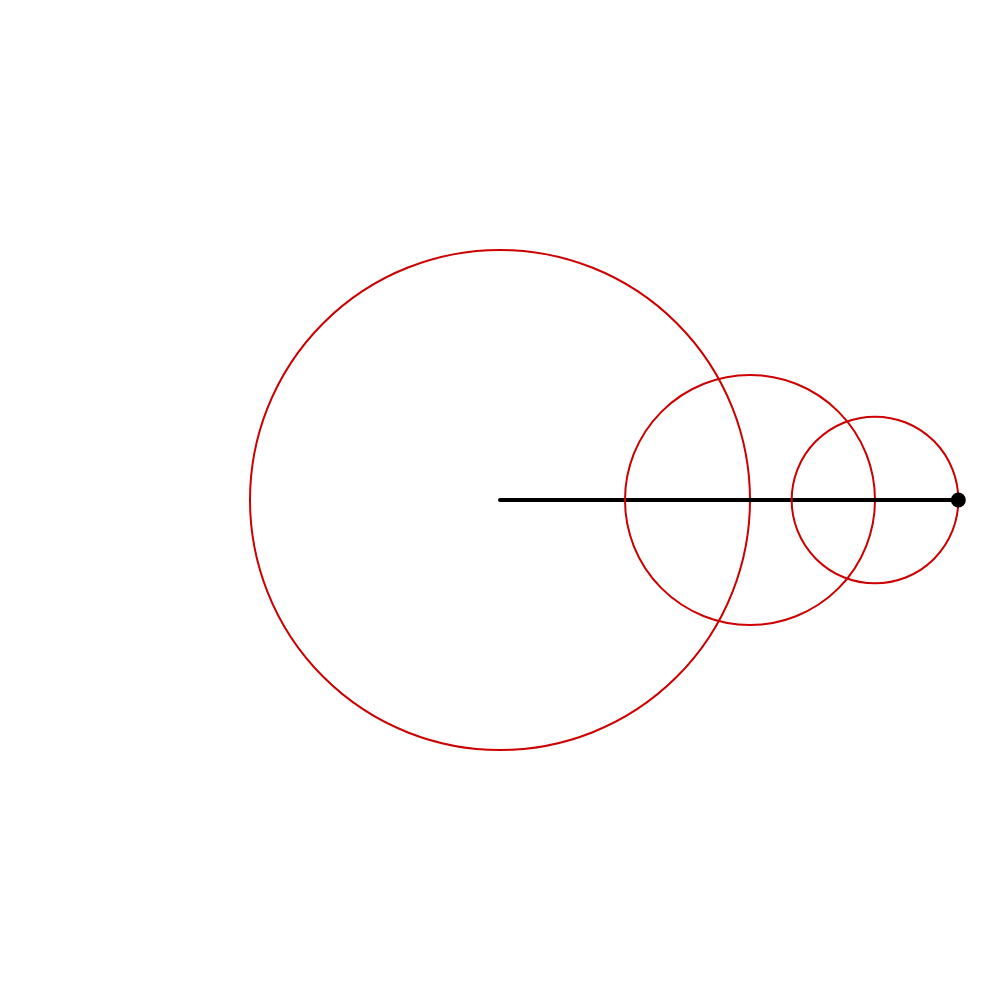
Frame 1 (no input)
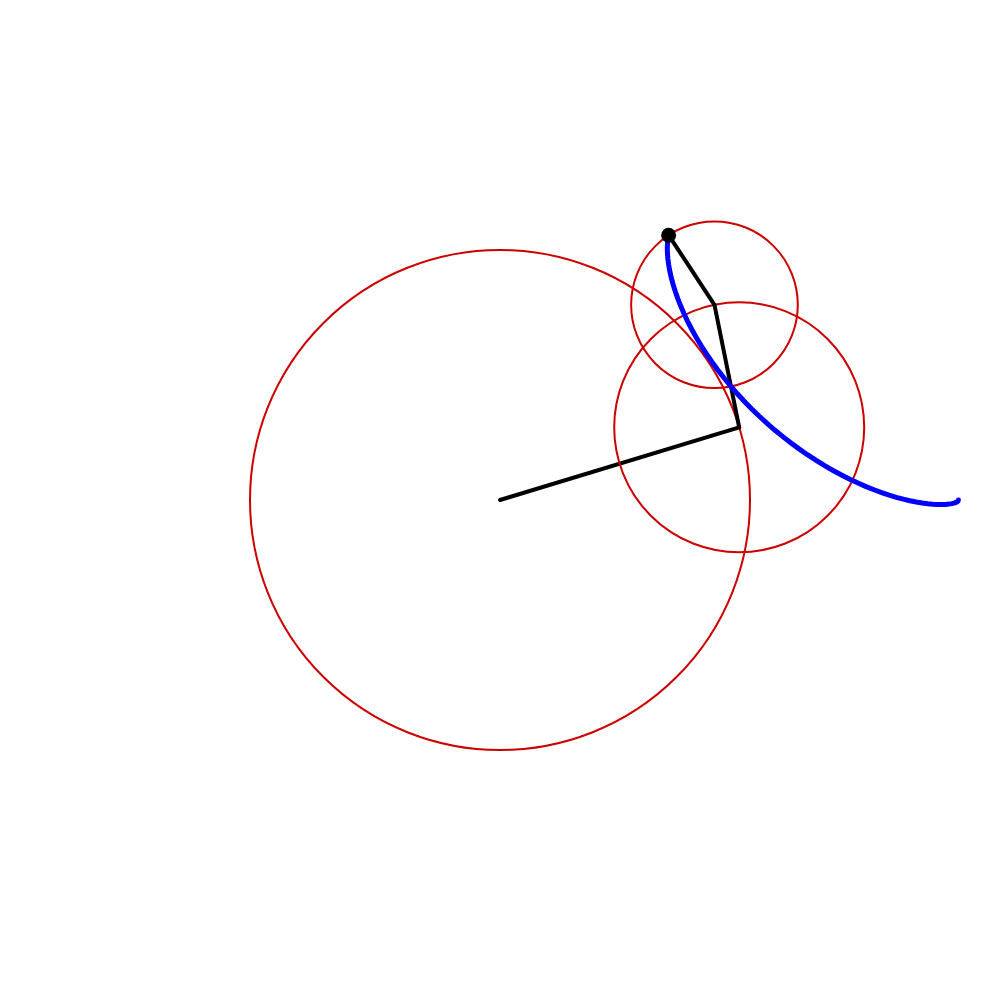
Frame 60 (no input)
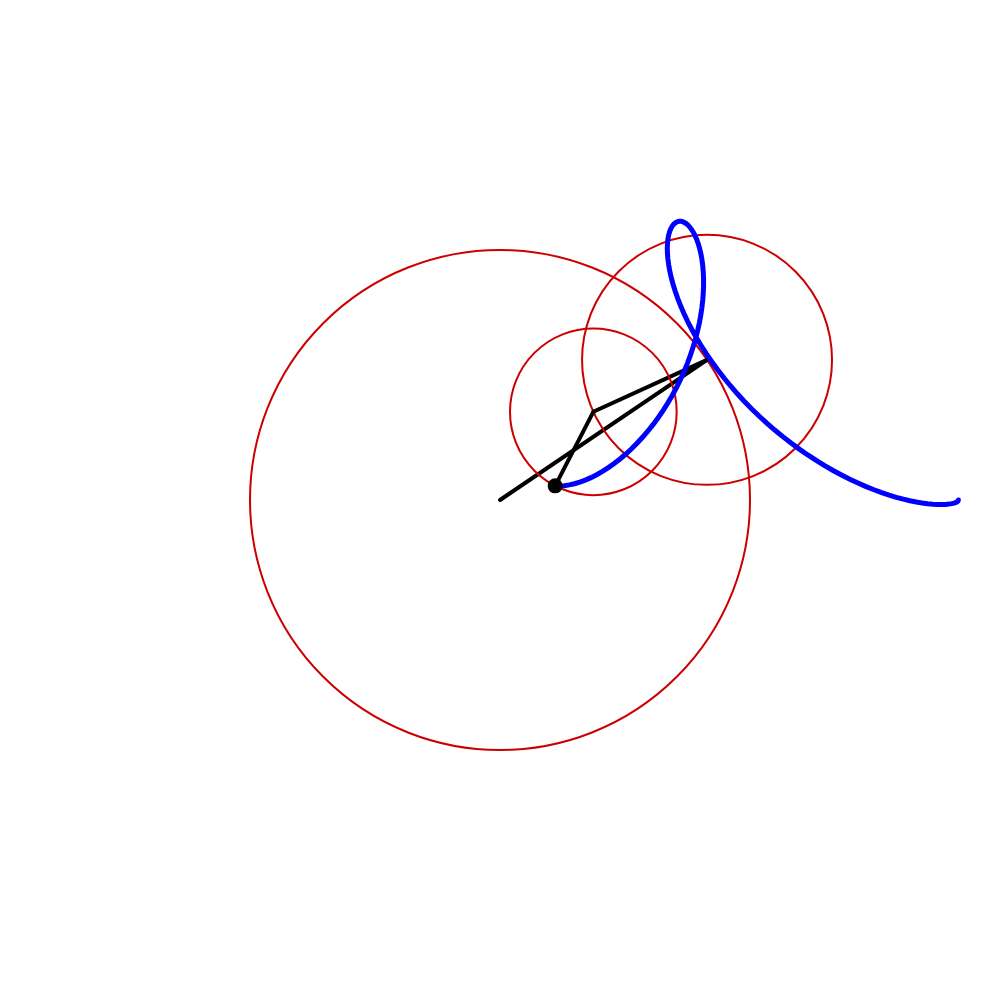
Frame 120 (the mouse pressed at the canvas centre since frame 60)

The p5.js sketch that drew these frames (run headless with seeded random() and noise() and a simulated clock; from frame 60 on, the mouse is pressed at the canvas centre):

// p5.js sketch
// ── sketch.js
let t = 0;
let dt = 0.005;
let trace = [];
let maxTrace = 800;

let terms = [];
let scaleFactor;

function setup() {
  initCanvas();
  complexSetup();
}

function initCanvas() {
  let s = min(windowWidth, windowHeight);
  createCanvas(s, s);
  angleMode(RADIANS);
  scaleFactor = s * 0.25;
}

function complexSetup() {
  terms = [
    { C: new Complex(1, 0), omega: 1 },
    { C: new Complex(0.5, 0), omega: 6 },
    { C: new Complex(1/3, 0), omega: -14 },
  ];
}

function draw() {
  background(255)

  translate(width / 2, height / 2);

  let pos = new Complex(0, 0);

  // Draw epicycles
  for (let k = 0; k < terms.length; k++) {
    let term = terms[k];
    let prev = pos.copy();
    let e = Complex.exp(new Complex(0, term.omega * t));
    let contribution = Complex.mult(term.C, e);
    pos.add(contribution);

    let radius = contribution.abs() * scaleFactor;

    stroke(204, 0, 0);
    strokeWeight(2);
    noFill();
    ellipse(prev.re * scaleFactor, -prev.im * scaleFactor, 2 * radius, 2 * radius);

    stroke(0);
    strokeWeight(4);
    line(prev.re * scaleFactor, -prev.im * scaleFactor, pos.re * scaleFactor, -pos.im * scaleFactor);
  }

  // Draw the endpoint and trace
  let endpoint = createVector(pos.re * scaleFactor, -pos.im * scaleFactor);
  trace.push(endpoint);
  if (trace.length > maxTrace) trace.shift();

  stroke(0, 0, 255);
  strokeWeight(5);
  noFill();
  beginShape();
  for (let v of trace) vertex(v.x, v.y);
  endShape();

  fill(0, 0, 0);
  noStroke();
  ellipse(endpoint.x, endpoint.y, 15);

  t += dt;

}

function windowResized() {
  // Reset everything when resizing the window
  trace = [];
  //t = 0;
  done = false;
  resizeCanvas(min(windowWidth, windowHeight), min(windowWidth, windowHeight));
  scaleFactor = min(windowWidth, windowHeight) * 0.25;
  background(255);
}

// ======== Complex Number Utilities ========
class Complex {
  constructor(re, im) {
    this.re = re;
    this.im = im;
  }

  copy() {
    return new Complex(this.re, this.im);
  }

  add(c) {
    this.re += c.re;
    this.im += c.im;
  }

  abs() {
    return Math.sqrt(this.re * this.re + this.im * this.im);
  }

  static exp(c) {
    let e = Math.exp(c.re);
    return new Complex(e * Math.cos(c.im), e * Math.sin(c.im));
  }

  static mult(a, b) {
    return new Complex(a.re * b.re - a.im * b.im, a.re * b.im + a.im * b.re);
  }
}
